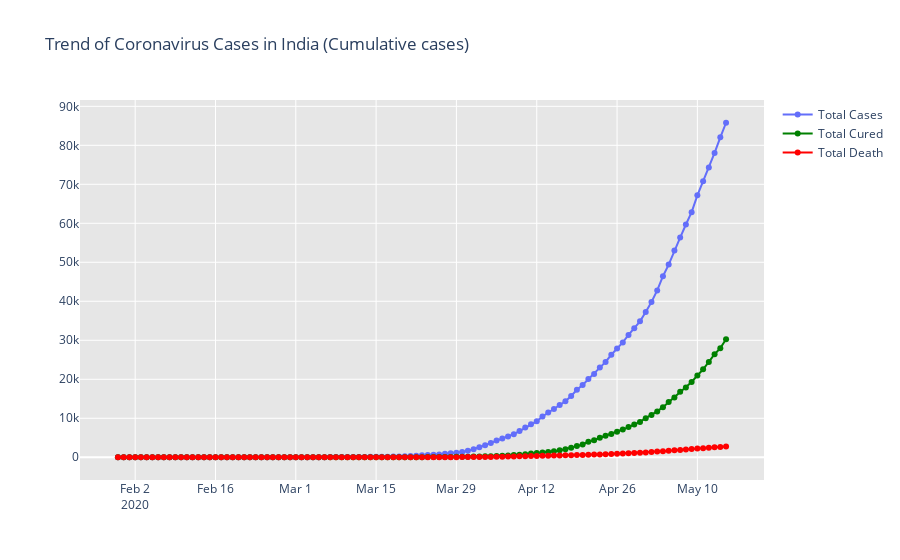
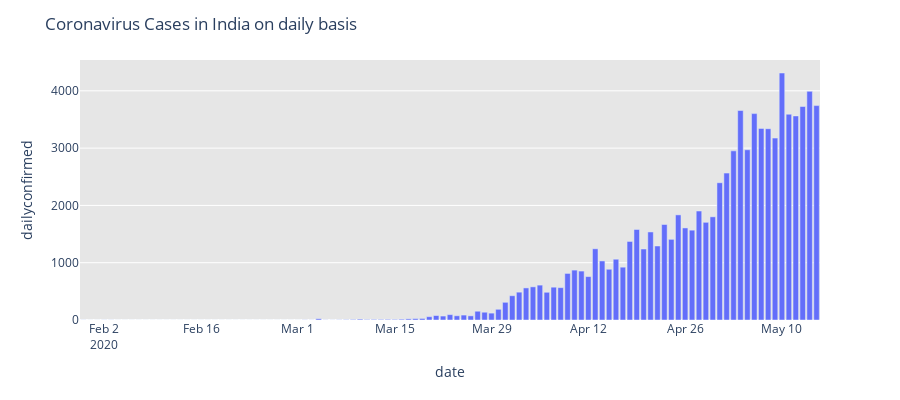

These figures' notebook cell, in order:
### Code cell
#Learn how to create interactive graphs using plotly
# import plotly.graph_objects as go
# Rise of COVID-19 cases in India
fig = go.Figure()
dbd_India=pd.read_csv('C:/Users/Sai Sarath/Downloads/nation_level_daily.csv')
fig.add_trace(go.Scatter(x=dbd_India['date'], y = dbd_India['totalconfirmed'], mode='lines+markers',name='Total Cases'))
fig.add_trace(go.Scatter(x=dbd_India['date'], y = dbd_India['totalrecovered'], mode='lines+markers',name='Total Cured',line_color='green'))
fig.add_trace(go.Scatter(x=dbd_India['date'], y = dbd_India['totaldeceased'], mode='lines+markers',name='Total Death',line_color='red'))
fig.update_layout(title_text='Trend of Coronavirus Cases in India (Cumulative cases)',plot_bgcolor='rgb(230, 230, 230)')
fig.show()

# New COVID-19 cases reported daily in India

import plotly.express as px
fig = px.bar(dbd_India, x="date", y="dailyconfirmed", barmode='group', height=400)
fig.update_layout(title_text='Coronavirus Cases in India on daily basis',plot_bgcolor='rgb(230, 230, 230)')

fig.show()
